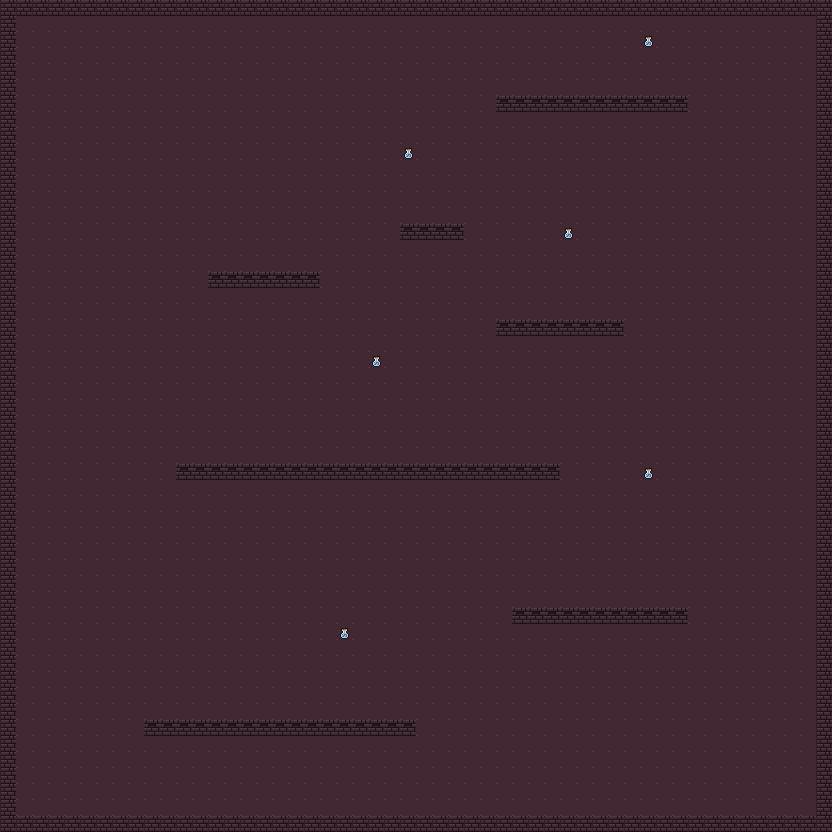

This is a level from a 2D game, rendered from its Tiled map with the project's own tilesets. A one-line summary and the map file follow, with tile-layer data summarised:
An orthogonal 52x52 tile map with 16x16 px tiles, 3 tile layers (background-layer, wall-layer, collectables-layer) and 19 objects.

<map version="1.4" tiledversion="1.4.3" orientation="orthogonal" renderorder="right-down" width="52" height="52" tilewidth="16" tileheight="16" infinite="0" nextlayerid="7" nextobjectid="54">
 <tileset firstgid="1" source="tileset.tsx" />
 <layer id="1" name="background-layer" width="52" height="52">
  <data>[2704 cells, 2704 non-empty, 2 distinct tile ids]</data>
 </layer>
 <layer id="2" name="wall-layer" width="52" height="52">
  <data>[2704 cells, 83 non-empty, 1 distinct tile ids]</data>
 </layer>
 <layer id="3" name="collectables-layer" width="52" height="52">
  <data>[2704 cells, 6 non-empty, 1 distinct tile ids]</data>
 </layer>
 <objectgroup id="4" name="world-wall-rectangles">
  <object id="12" x="8.66667" y="11.3333" height="4.66667" />
  <object id="15" x="0" y="16" width="16" height="816" />
  <object id="18" x="0" y="0" width="832" height="16" />
  <object id="19" x="816" y="16" width="16" height="800" />
  <object id="20" x="16" y="816" width="816" height="16" />
  <object id="21" x="44.5" y="-83" width="1" height="0.5" />
 </objectgroup>
 <objectgroup id="5" name="wall-rectangles">
  <object id="22" x="496" y="96" width="192" height="16" />
  <object id="23" x="400" y="224" width="64" height="16" />
  <object id="24" x="496" y="320" width="128" height="16" />
  <object id="26" x="208" y="272" width="112" height="16" />
  <object id="27" x="176" y="464" width="384" height="16" />
  <object id="28" x="512" y="608" width="176" height="16" />
  <object id="29" x="144" y="720" width="272" height="16" />
 </objectgroup>
 <objectgroup id="6" name="collectable-rectangles">
  <object id="47" x="640" y="32" width="16" height="16" />
  <object id="48" x="400" y="144" width="16" height="16" />
  <object id="49" x="560" y="224" width="16" height="16" />
  <object id="50" x="368" y="352" width="16" height="16" />
  <object id="52" x="640" y="464" width="16" height="16" />
  <object id="53" x="336" y="624" width="16" height="16" />
 </objectgroup>
</map>
